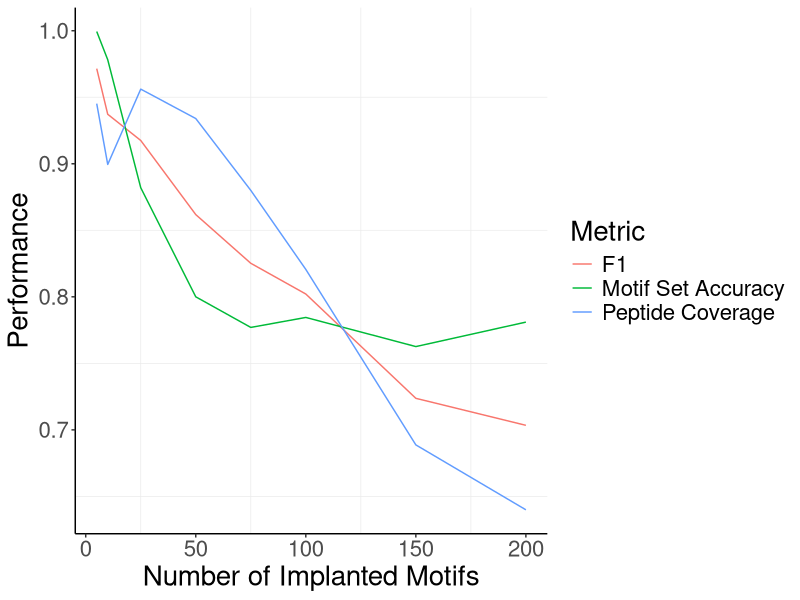

The R script that drew this image:

library(ggplot2)
library(ggthemes)
library(readr)
library(tidyr)


results <- read_tsv("./results/testResults.txt")
print(results)
results <- gather(results, key="Metric", value="Performance", -NumMotifs)
print(results)

resultPlot <- ggplot(results, aes(x=NumMotifs, y=Performance, colour=Metric)) +
	geom_line() +
	theme_bw() +
	xlab("Number of Implanted Motifs") + 
	theme(text = element_text(size=20),
	panel.border = element_blank(),
	panel.grid.major = element_blank(),
	axis.line = element_line(colour = "black"))

ggsave(plot=resultPlot, file="./results/testResults.png")
